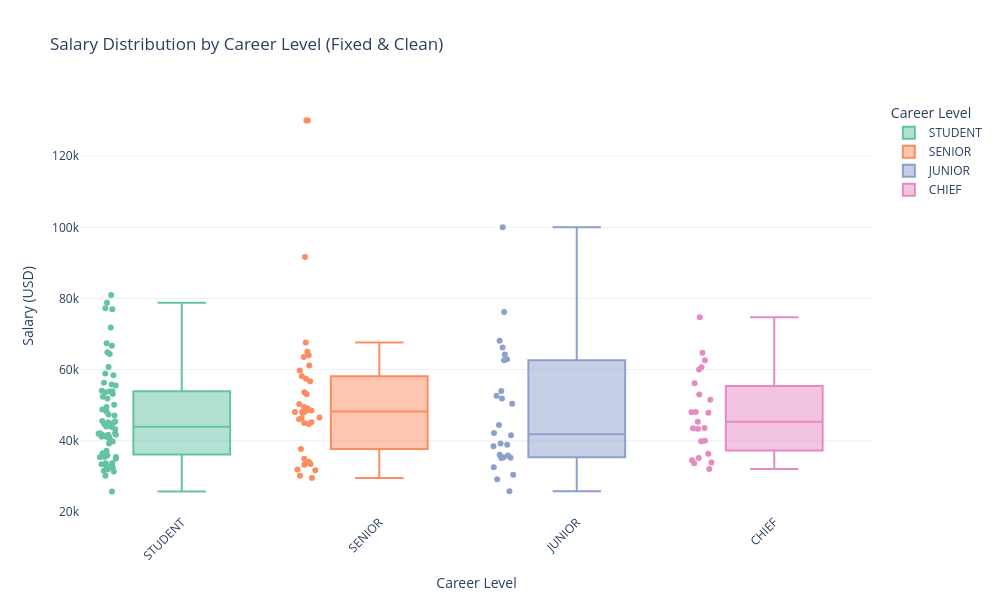

The notebook cell saved with this chart:
### Code cell
# 1. Ensure salary is numeric and create salary box plot by career level
df['salary_cleaned'] = pd.to_numeric(df['salary_cleaned'], errors='coerce')
salary_df = df.dropna(subset=['salary_cleaned', 'career_level_nlp'])

fig = px.box(
    salary_df,
    x='career_level_nlp',
    y='salary_cleaned',
    title='Salary Distribution by Career Level (Fixed & Clean)',
    labels={'career_level_nlp': 'Career Level', 'salary_cleaned': 'Salary (USD)'},
    color='career_level_nlp',
    color_discrete_sequence=px.colors.qualitative.Set2,
    points='all'
)
fig.update_layout(
    template='plotly_white',
    xaxis_tickangle=-45,
    height=600,
    width=1000
)
fig.show()

### Figure 1 — Plotly figure (JSON) as saved in the notebook; plotly's stock layout.template omitted (floating-point values rounded to 4 significant figures)
{"data": [{"alignmentgroup": "True", "boxpoints": "all", "hovertemplate": "Career Level=%{x}<br>Salary (USD)=%{y}<extra></extra>", "legendgroup": "STUDENT", "marker": {"color": "rgb(102,194,165)"}, "name": "STUDENT", "notched": false, "offsetgroup": "STUDENT", "orientation": "v", "showlegend": true, "type": "box", "x": ["STUDENT", "STUDENT", "STUDENT", "STUDENT", "STUDENT", "STUDENT", "STUDENT", "STUDENT", "STUDENT", "STUDENT", "STUDENT", "STUDENT", "STUDENT", "STUDENT", "STUDENT", "STUDENT", "STUDENT", "STUDENT", "STUDENT", "STUDENT", "STUDENT", "STUDENT", "STUDENT", "STUDENT", "STUDENT", "STUDENT", "STUDENT", "STUDENT", "STUDENT", "STUDENT", "STUDENT", "STUDENT", "STUDENT", "STUDENT", "STUDENT", "STUDENT", "STUDENT", "STUDENT", "STUDENT", "STUDENT", "STUDENT", "STUDENT", "STUDENT", "STUDENT", "STUDENT", "STUDENT", "STUDENT", "STUDENT", "STUDENT", "STUDENT", "STUDENT", "STUDENT", "STUDENT", "STUDENT", "STUDENT", "STUDENT", "STUDENT", "STUDENT", "STUDENT", "STUDENT", "STUDENT", "STUDENT", "STUDENT", "STUDENT", "STUDENT", "STUDENT", "STUDENT", "STUDENT"], "x0": " ", "xaxis": "x", "y": [36490.0, 60740.0, 53120.0, 48320.0, 53610.0, 51910.0, 41780.0, 80980.0, 77250.0, 35370.0, 55510.0, 76980.0, 78800.0, 64890.0, 32430.0, 33060.0, 33060.0, 33420.0, 35850.0, 41320.0, 25770.0, 43980.0, 42140.0, 58400.0, 64390.0, 54040.0, 41050.0, 50120.0, 45440.0, 47350.0, 32430.0, 31930.0, 41100.0, 52360.0, 41100.0, 47100.0, 71860.0, 53950.0, 49530.0, 43230.0, 48800.0, 66700.0, 37160.0, 31590.0, 41970.0, 39820.0, 45590.0, 44930.0, 41660.0, 41670.0, 56330.0, 55850.0, 45200.0, 43840.0, 44760.0, 58910.0, 67450.0, 40390.0, 33650.0, 33660.0, 42100.0, 35410.0, 53840.0, 39220.0, 34960.0, 30160.0, 35430.0, 31340.0], "y0": " ", "yaxis": "y"}, {"alignmentgroup": "True", "boxpoints": "all", "hovertemplate": "Career Level=%{x}<br>Salary (USD)=%{y}<extra></extra>", "legendgroup": "SENIOR", "marker": {"color": "rgb(252,141,98)"}, "name": "SENIOR", "notched": false, "offsetgroup": "SENIOR", "orientation": "v", "showlegend": true, "type": "box", "x": ["SENIOR", "SENIOR", "SENIOR", "SENIOR", "SENIOR", "SENIOR", "SENIOR", "SENIOR", "SENIOR", "SENIOR", "SENIOR", "SENIOR", "SENIOR", "SENIOR", "SENIOR", "SENIOR", "SENIOR", "SENIOR", "SENIOR", "SENIOR", "SENIOR", "SENIOR", "SENIOR", "SENIOR", "SENIOR", "SENIOR", "SENIOR", "SENIOR", "SENIOR", "SENIOR", "SENIOR", "SENIOR", "SENIOR", "SENIOR", "SENIOR", "SENIOR", "SENIOR", "SENIOR"], "x0": " ", "xaxis": "x", "y": [61180.0, 46060.0, 34930.0, 49490.0, 91690.0, 53050.0, 34080.0, 57420.0, 48060.0, 46380.0, 67620.0, 50350.0, 31720.0, 48070.0, 45010.0, 37700.0, 63520.0, 48540.0, 44730.0, 45190.0, 47850.0, 58140.0, 53610.0, 49060.0, 64060.0, 59750.0, 46510.0, 56760.0, 33460.0, 30180.0, 29550.0, 33290.0, 31950.0, 33840.0, 48450.0, 65000.0, 130000.0, 130000.0], "y0": " ", "yaxis": "y"}, {"alignmentgroup": "True", "boxpoints": "all", "hovertemplate": "Career Level=%{x}<br>Salary (USD)=%{y}<extra></extra>", "legendgroup": "JUNIOR", "marker": {"color": "rgb(141,160,203)"}, "name": "JUNIOR", "notched": false, "offsetgroup": "JUNIOR", "orientation": "v", "showlegend": true, "type": "box", "x": ["JUNIOR", "JUNIOR", "JUNIOR", "JUNIOR", "JUNIOR", "JUNIOR", "JUNIOR", "JUNIOR", "JUNIOR", "JUNIOR", "JUNIOR", "JUNIOR", "JUNIOR", "JUNIOR", "JUNIOR", "JUNIOR", "JUNIOR", "JUNIOR", "JUNIOR", "JUNIOR", "JUNIOR", "JUNIOR", "JUNIOR", "JUNIOR", "JUNIOR", "JUNIOR"], "x0": " ", "xaxis": "x", "y": [35890.0, 42180.0, 100100.0, 44400.0, 62950.0, 53980.0, 51880.0, 29220.0, 76180.0, 36050.0, 35160.0, 66210.0, 38910.0, 50420.0, 64220.0, 68080.0, 32560.0, 41540.0, 35370.0, 38480.0, 39250.0, 62600.0, 52670.0, 25790.0, 30440.0, 35230.0], "y0": " ", "yaxis": "y"}, {"alignmentgroup": "True", "boxpoints": "all", "hovertemplate": "Career Level=%{x}<br>Salary (USD)=%{y}<extra></extra>", "legendgroup": "CHIEF", "marker": {"color": "rgb(231,138,195)"}, "name": "CHIEF", "notched": false, "offsetgroup": "CHIEF", "orientation": "v", "showlegend": true, "type": "box", "x": ["CHIEF", "CHIEF", "CHIEF", "CHIEF", "CHIEF", "CHIEF", "CHIEF", "CHIEF", "CHIEF", "CHIEF", "CHIEF", "CHIEF", "CHIEF", "CHIEF", "CHIEF", "CHIEF", "CHIEF", "CHIEF", "CHIEF", "CHIEF", "CHIEF", "CHIEF", "CHIEF"], "x0": " ", "xaxis": "x", "y": [36370.0, 33860.0, 60660.0, 48110.0, 64740.0, 74690.0, 51540.0, 39880.0, 40010.0, 35140.0, 56200.0, 43550.0, 43350.0, 47910.0, 43620.0, 34520.0, 60050.0, 45320.0, 48010.0, 53020.0, 32090.0, 62630.0, 33680.0], "y0": " ", "yaxis": "y"}], "layout": {"boxmode": "overlay", "height": 600, "legend": {"title": {"text": "Career Level"}, "tracegroupgap": 0}, "title": {"text": "Salary Distribution by Career Level (Fixed & Clean)"}, "width": 1000, "xaxis": {"anchor": "y", "categoryarray": ["STUDENT", "SENIOR", "JUNIOR", "CHIEF"], "categoryorder": "array", "domain": [0, 1], "tickangle": -45, "title": {"text": "Career Level"}}, "yaxis": {"anchor": "x", "domain": [0, 1], "title": {"text": "Salary (USD)"}}}}
